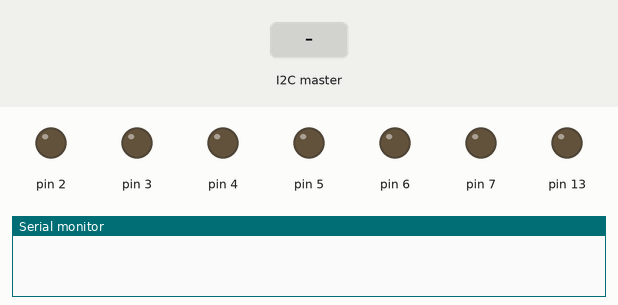
Recording of a sketch running on a simulated Arduino Uno, built with avr-gcc and run on an emulated ATmega328P. Shown: output pins drawn as LEDs (lit = HIGH), the last lines printed to the serial monitor. Inputs (shaded band) come from the test bench.

Above: at 1.2 s.
1.3 s: the I2C master sends the byte 1
At 2.4 s:
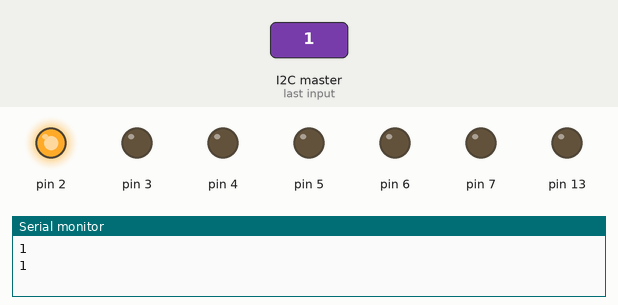
2.8 s: the I2C master sends the byte 0
At 3.6 s:
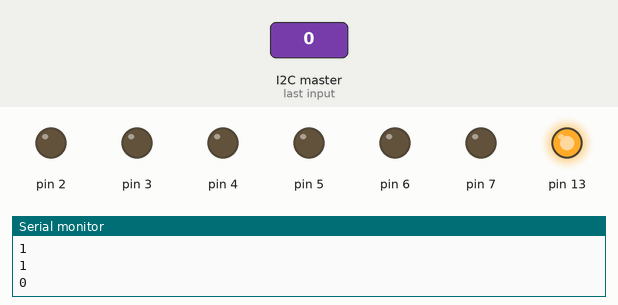
4.3 s: the I2C master sends the byte 2
At 4.7 s:
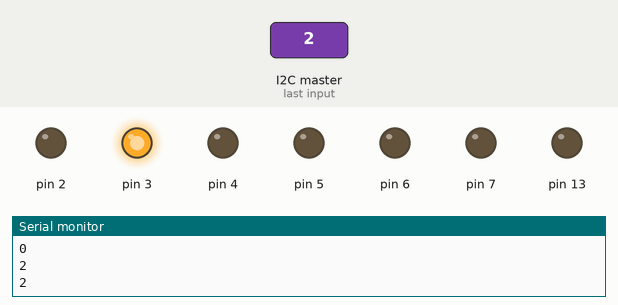
5.8 s: the I2C master sends the byte 90
At 7.0 s:
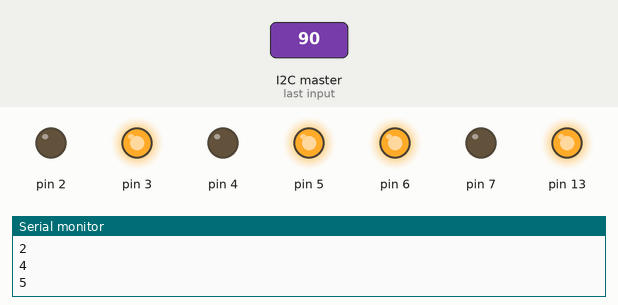
7.3 s: the I2C master sends the byte 200
At 8.2 s:
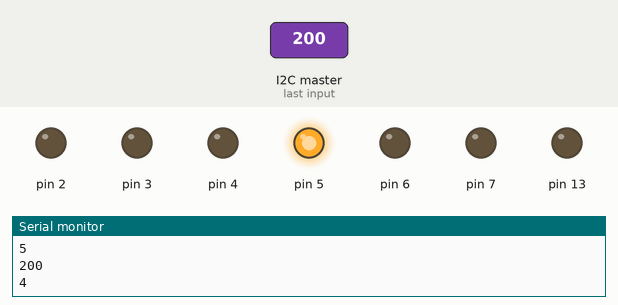
8.8 s: the I2C master sends the byte 1
At 9.3 s:
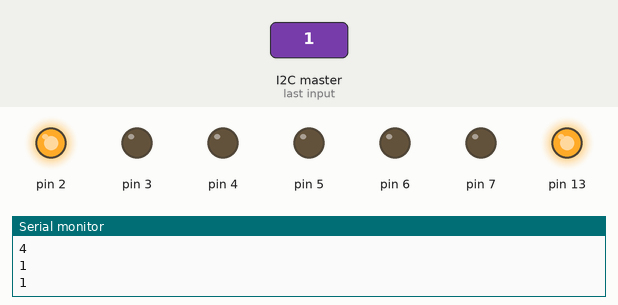
Timing chart, 0 to 11.3 s (numbered marks = the images above; inputs shaded):
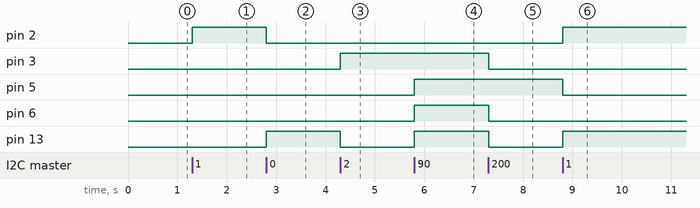

Measured:
- after the input at 1.3 s, pin 2: LOW → HIGH at once
- after the input at 2.8 s, pin 2: HIGH → LOW at once; pin 13: LOW → HIGH at once
- after the input at 4.3 s, pin 3: LOW → HIGH at once; pin 13: HIGH → LOW at once
- after the input at 5.8 s, pin 5, pin 6, pin 13: LOW → HIGH at once
- after the input at 7.3 s, pin 3, pin 6, pin 13: HIGH → LOW at once
- after the input at 8.8 s, pin 2, pin 13: LOW → HIGH at once; pin 5: HIGH → LOW at once

The sketch:

SequencerReceive.ino
```cpp
#include <Wire.h>
int status = 0;
void setup() {
  // put your setup code here, to run once:
  pinMode(2, OUTPUT);
  pinMode(3, OUTPUT);
  pinMode(4, OUTPUT);
  pinMode(5, OUTPUT);
  pinMode(6, OUTPUT);
  pinMode(7, OUTPUT);
  pinMode(13, OUTPUT);
  Wire.begin(8);
  Wire.onReceive(SetLights);
  Serial.begin(9600);

}

void loop() {
  // put your main code here, to run repeatedly:
  delay(100);

}

void SetLights(int howMany){
  byte received;
  received = Wire.read();
  Serial.println(received);
  if(received%2){
    Serial.println("1");
    digitalWrite(2,HIGH);
  }
  else{
    digitalWrite(2,LOW);
  }
    if((received>>1)%2){
    digitalWrite(3,HIGH);
    Serial.println("2");
  }
  else{
    digitalWrite(3,LOW);
  }
    if((received>>2)%2){
    digitalWrite(4,HIGH);
    Serial.println("3");
  }
  else{
    digitalWrite(4,LOW);
  }
    if((received>>3)%2){
    digitalWrite(5,HIGH);
    Serial.println("4");
  }
  else{
    digitalWrite(5,LOW);
  }
    if((received>>4)%2){
    digitalWrite(6,HIGH);
    Serial.println("5");
  }
  else{
    digitalWrite(6,LOW);
  }
    if((received>>5)%2){
    digitalWrite(7,HIGH);
    Serial.println("6");
  }
  else{
    digitalWrite(7,LOW);
  }
  digitalWrite(13,status);
  status = !status;
}
```
